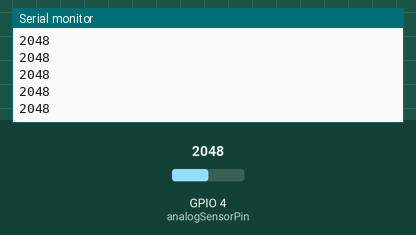
This program was run on a simulated Seeed XIAO ESP32-C3. On the bench: the last lines printed to the serial monitor. The test bench sets the inputs (shaded band); at power-on: GPIO 4 (analogSensorPin) = 2048.

Above: at 2.2 s.
2.3 s: GPIO 4 (analogSensorPin) set to 2866
At 3.6 s:
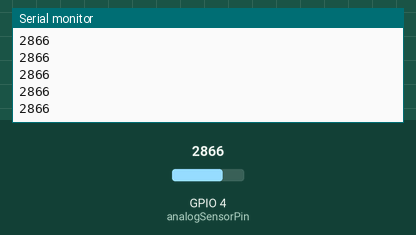
3.8 s: GPIO 4 (analogSensorPin) set to 3603
At 4.4 s:
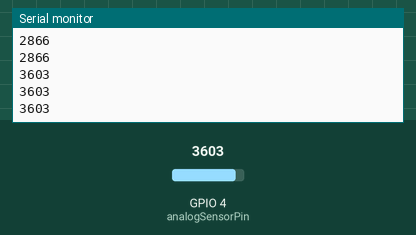
Timing chart, 0 to 6.8 s (numbered marks = the images above; inputs shaded):
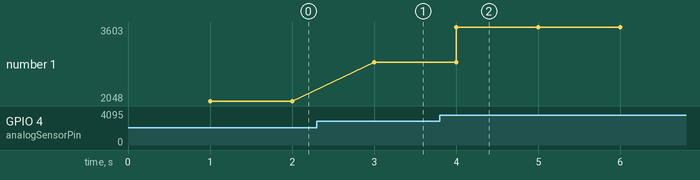

Measured:
- after the input at 2.3 s, the serial monitor: prints a new line after 0.70 s (image 1)
- after the input at 3.8 s, the serial monitor: prints a new line after 0.20 s (image 2)
- plotted number 1: 2048 → 2866 after the input at 2.3 s, 2866 → 3603 after the input at 3.8 s

The program:

main.cpp
```cpp
/*
        _          _ ______ _____ _____
       (_)        | |  ____|  __ \_   _|
  _ __  ___  _____| | |__  | |  | || |
 | '_ \| \ \/ / _ \ |  __| | |  | || |
 | |_) | |>  <  __/ | |____| |__| || |_
 | .__/|_/_/\_\___|_|______|_____/_____|
 | |
 |_|

https://links.pixeledi.eu
RingBuffer | 01.2025
*/

#include <Arduino.h>

const int bufferSize = 5; // Größe des Ringbuffers
int ringBuffer[bufferSize];
int writeIndex = 0; // Schreibindex
int readIndex = 0;  // Leseindex
int itemCount = 0;  // Anzahl der Elemente im Buffer
int analogSensorPin = A2;
unsigned long lastReadTimeSensor = 0;
unsigned long lastReadTimeBuffer = 0;

void addToBuffer(int value) {
  ringBuffer[writeIndex] = value;
  writeIndex = ((writeIndex + 1) % bufferSize);
  if (itemCount < bufferSize) {
    // Nur erhöhen, wenn noch Platz vorhanden ist
    itemCount++;
  } else {
    readIndex = (readIndex + 1) % bufferSize;
  }
}
int readFromBuffer() {
  if (itemCount == 0) {
    return -1; // Buffer ist leer
  }
  int value = ringBuffer[readIndex];
  readIndex = (readIndex + 1) % bufferSize;
  itemCount--; // Elementanzahl im Buffer reduzieren
  return value;
}
void setup() {
  Serial.begin(115200);
  delay(1000);
}

void loop() {
  unsigned long currentMillis = millis();
  if (currentMillis - lastReadTimeSensor >= 100) {
    lastReadTimeSensor = currentMillis;
    int value = analogRead(analogSensorPin);
    // Serial.println(value);
    addToBuffer(value);
  }
  if (currentMillis - lastReadTimeBuffer >= 1000) {
    lastReadTimeBuffer = currentMillis;

    Serial.println("Lese aus Ringbuffer...");
    while (itemCount > 0) {
      int value = readFromBuffer();
      Serial.println(value);
    }
  }
}
```
